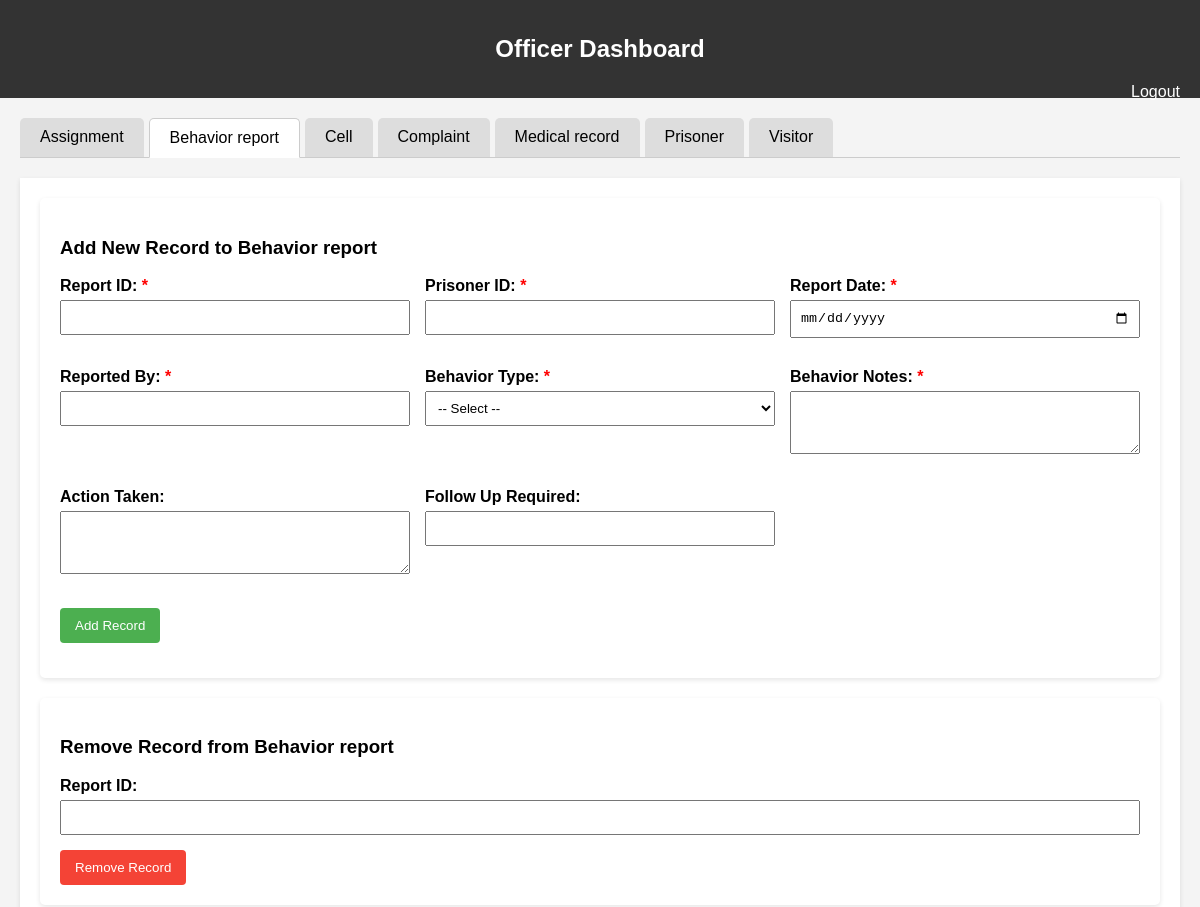
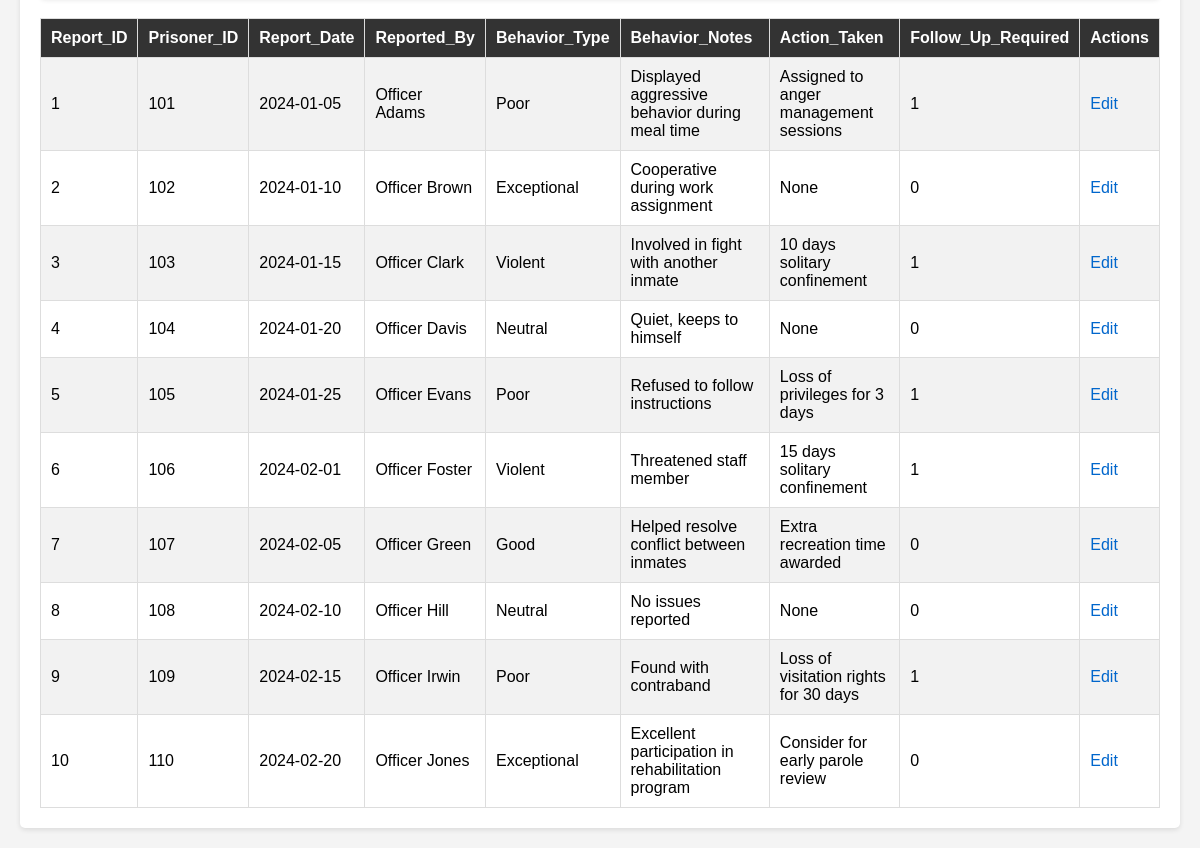
Screenshot of /officer.php?table=behavior_report (signed in) with the database file from the repository (2 pictures, top to bottom).
### tables this page shows
CREATE TABLE `behavior_report` (
  `Report_ID` int(11) NOT NULL,
  `Prisoner_ID` int(11) NOT NULL,
  `Report_Date` date NOT NULL,
  `Reported_By` varchar(100) NOT NULL,
  `Behavior_Type` enum('Good','Neutral','Poor','Violent','Exceptional') NOT NULL,
  `Behavior_Notes` text NOT NULL,
  `Action_Taken` text DEFAULT NULL,
  `Follow_Up_Required` tinyint(1) DEFAULT 0
);

### officer.php (the view, shortened to what this page needs)
<?php
require 'db.php';
$tables = ['assignment', 'behavior_report', 'cell', 'complaint', 'medical_record', 'prisoner', 'visitor'];
$currentTable = $_GET['table'] ?? 'prisoner';
function getPrimaryKey($pdo, $table) {
    $stmt = $pdo->query("SHOW KEYS FROM $table WHERE Key_name = 'PRIMARY'");
    return $stmt->fetch(PDO::FETCH_ASSOC)['Column_name'] ?? 'id';
}
function getTableColumns($pdo, $table) {
    $stmt = $pdo->query("DESCRIBE `$table`");
    return $stmt->fetchAll(PDO::FETCH_ASSOC);
}
$editRecord = null;
?>
<!DOCTYPE html>
<html>
<head>
</head>
<body>
<div class="header">
    <h2>Officer Dashboard</h2>
    <a class="logout" href="logout.php">Logout</a>
</div>
<div class="container">
    <div class="tabs">
        <?php foreach ($tables as $table): ?>
            <div class="tab <?= $currentTable === $table ? 'active' : '' ?>"
                 onclick="window.location.href='officer.php?table=<?= $table ?>'">
                <?= ucfirst(str_replace('_', ' ', $table)) ?>
            </div>
        <?php endforeach; ?>
    </div>
    <div class="tab-content active">
        <div class="form-section">
            <h3><?= isset($editRecord) ? 'Edit' : 'Add New' ?> Record to <?= ucfirst(str_replace('_', ' ', $currentTable)) ?></h3>
            <form method="post" class="add-form">
                <?php
                $primaryKey = getPrimaryKey($pdo, $currentTable);
                $columns = getTableColumns($pdo, $currentTable);
                foreach ($columns as $column):
                    $required = $column['Null'] === 'NO' && $column['Default'] === null &&
                               strpos($column['Extra'], 'auto_increment') === false;
                    $value = isset($editRecord) ? $editRecord[$column['Field']] : '';
                    if ($currentTable === 'prisoner'):
                ?>
                    <div class="form-group">
                        <?php if ($column['Field'] === 'Gender'): ?>
                            <label>Gender: <span style="color:red">*</span></label>
                            <select name="Gender" required>
                                <option value="">-- Select --</option>
                                <option value="Male" <?= $value === 'Male' ? 'selected' : '' ?>>Male</option>
                                <option value="Female" <?= $value === 'Female' ? 'selected' : '' ?>>Female</option>
                            </select>
                        <?php elseif ($column['Field'] === 'Age'): ?>
                            <label>Age: <span style="color:red">*</span></label>
                            <input type="number" name="Age" min="18" max="100" value="<?= $value ?>" required>
                            <span class="unit-label">(years)</span>
                        <?php elseif ($column['Field'] === 'Weight_kg'): ?>
                            <label>Weight: <?= $required ? '<span style="color:red">*</span>' : '' ?></label>
                            <input type="number" step="0.1" name="Weight_kg" min="30" max="300" value="<?= $value ?>" <?= $required ? 'required' : '' ?>>
                            <span class="unit-label">(kg)</span>
                        <?php elseif ($column['Field'] === 'Height_cm'): ?>
                            <label>Height: <?= $required ? '<span style="color:red">*</span>' : '' ?></label>
                            <input type="number" step="0.1" name="Height_cm" min="100" max="250" value="<?= $value ?>" <?= $required ? 'required' : '' ?>>
                            <span class="unit-label">(cm)</span>
                        <?php elseif ($column['Field'] === 'Sentence_Duration'): ?>
                            <label>Sentence Duration: <span style="color:red">*</span></label>
                            <input type="number" step="0.1" name="Sentence_Duration" min="0.1" max="100" value="<?= $value ?>" required>
                            <span class="unit-label">(years)</span>
                        <?php elseif ($column['Field'] === 'Cell_ID'): ?>
                            <label>Cell ID: <span style="color:red">*</span></label>
                            <select name="Cell_ID" required>
                                <option value="">-- Select Cell --</option>
                                <?php
                                $cells = $pdo->query("SELECT Cell_ID FROM cell")->fetchAll(PDO::FETCH_COLUMN);
                                foreach ($cells as $cell_id):
                                ?>
                                    <option value="<?= $cell_id ?>" <?= $value == $cell_id ? 'selected' : '' ?>><?= $cell_id ?></option>
                                <?php endforeach; ?>
                            </select>
                        <?php else: ?>
                            <label><?= ucfirst(str_replace('_', ' ', $column['Field'])) ?>:
                                <?php if ($required): ?><span style="color:red">*</span><?php endif; ?>
                            </label>
                            <?php if (strpos($column['Type'], 'enum') !== false):
                                $options = explode("','", substr($column['Type'], 6, -2)); ?>
                                <select name="<?= $column['Field'] ?>" <?= $required ? 'required' : '' ?>>
                                    <option value="">-- Select --</option>
                                    <?php foreach ($options as $option): ?>
                                        <option value="<?= $option ?>" <?= $value === $option ? 'selected' : '' ?>><?= $option ?></option>
                                    <?php endforeach; ?>
                                </select>
                            <?php elseif (strpos($column['Type'], 'int') !== false): ?>
                                <input type="number" name="<?= $column['Field'] ?>" value="<?= $value ?>" <?= $required ? 'required' : '' ?>>
                            <?php elseif (strpos($column['Type'], 'float') !== false ||
                                         strpos($column['Type'], 'decimal') !== false): ?>
                                <input type="number" step="0.01" name="<?= $column['Field'] ?>" value="<?= $value ?>" <?= $required ? 'required' : '' ?>>
                            <?php elseif (strpos($column['Type'], 'date') !== false): ?>
                                <input type="date" name="<?= $column['Field'] ?>" value="<?= $value ?>" <?= $required ? 'required' : '' ?>>
                            <?php elseif (strpos($column['Type'], 'time') !== false): ?>
                                <input type="time" name="<?= $column['Field'] ?>" value="<?= $value ?>" <?= $required ? 'required' : '' ?>>
                            <?php elseif (strpos($column['Type'], 'text') !== false): ?>
                                <textarea name="<?= $column['Field'] ?>" rows="3" <?= $required ? 'required' : '' ?>><?= $value ?></textarea>
                            <?php else: ?>
                                <input type="text" name="<?= $column['Field'] ?>" value="<?= $value ?>" <?= $required ? 'required' : '' ?>>
                            <?php endif; ?>
                        <?php endif; ?>
                    </div>
                <?php else: ?>
                    <div class="form-group">
                        <label><?= ucfirst(str_replace('_', ' ', $column['Field'])) ?>:
                            <?php if ($required): ?><span style="color:red">*</span><?php endif; ?>
                        </label>
                        <?php if (strpos($column['Type'], 'enum') !== false):
                            $options = explode("','", substr($column['Type'], 6, -2)); ?>
                            <select name="<?= $column['Field'] ?>" <?= $required ? 'required' : '' ?>>
                                <option value="">-- Select --</option>
                            </select>
                        <?php elseif (strpos($column['Type'], 'int') !== false): ?>
                            <input type="number" name="<?= $column['Field'] ?>" value="<?= $value ?>" <?= $required ? 'required' : '' ?>>
                        <?php elseif (strpos($column['Type'], 'float') !== false ||
                                     strpos($column['Type'], 'decimal') !== false): ?>
                            <input type="number" step="0.01" name="<?= $column['Field'] ?>" value="<?= $value ?>" <?= $required ? 'required' : '' ?>>
                        <?php elseif (strpos($column['Type'], 'date') !== false): ?>
                            <input type="date" name="<?= $column['Field'] ?>" value="<?= $value ?>" <?= $required ? 'required' : '' ?>>
                        <?php elseif (strpos($column['Type'], 'time') !== false): ?>
                            <input type="time" name="<?= $column['Field'] ?>" value="<?= $value ?>" <?= $required ? 'required' : '' ?>>
                        <?php elseif (strpos($column['Type'], 'text') !== false): ?>
                            <textarea name="<?= $column['Field'] ?>" rows="3" <?= $required ? 'required' : '' ?>><?= $value ?></textarea>
                        <?php else: ?>
                            <input type="text" name="<?= $column['Field'] ?>" value="<?= $value ?>" <?= $required ? 'required' : '' ?>>
                        <?php endif; ?>
                    </div>
                <?php endif; ?>
                <?php endforeach; ?>
                <div class="form-group" style="grid-column: 1 / -1;">
                    <?php if (isset($editRecord)): ?>
                        <button type="submit" name="edit_record" class="btn btn-info">Update Record</button>
                        <a href="officer.php?table=<?= $currentTable ?>" class="btn">Cancel</a>
                    <?php else: ?>
                        <button type="submit" name="add_record" class="btn">Add Record</button>
                    <?php endif; ?>
                </div>
            </form>
        </div>
        <div class="form-section">
            <h3>Remove Record from <?= ucfirst(str_replace('_', ' ', $currentTable)) ?></h3>
            <form method="post">
                <div class="form-group">
                    <label><?= ucfirst(str_replace('_', ' ', $primaryKey)) ?>:</label>
                    <input type="text" name="record_id" required>
                </div>
                <button type="submit" name="remove_record" class="btn btn-danger">Remove Record</button>
            </form>
        </div>
        <?php
        $stmt = $pdo->query("SELECT * FROM `$currentTable`");
        $rows = $stmt->fetchAll(PDO::FETCH_ASSOC);
        if (!$rows) {
            echo "<p>No data found in $currentTable table.</p>";
        } else {
            $columnsToDisplay = array_keys($rows[0]);
            echo "<table><tr>";
            foreach ($columnsToDisplay as $colName) {
                echo "<th>" . htmlspecialchars($colName) . "</th>";
            }
            echo "<th>Actions</th></tr>";
            foreach ($rows as $row) {
                echo "<tr>";
                foreach ($row as $col => $val) {
                    if (in_array($col, $columnsToDisplay)) {
                        echo "<td>" . htmlspecialchars($val) . "</td>";
                    }
                }
                echo "<td>
                        <a href='officer.php?table=$currentTable&edit=" . $row[getPrimaryKey($pdo, $currentTable)] . "' class='action-link'>Edit</a>
                      </td>";
                echo "</tr>";
            }
            echo "</table>";
        }
        ?>
    </div>
</div>
</body>
</html>

### officer.php (style rules this page uses)
body { font-family: Arial, sans-serif; margin: 0; padding: 0; background: #f4f4f4; }
.header { background: #333; color: white; padding: 15px 20px; text-align: center; }
.logout { color: white; text-decoration: none; float: right; }
.container { padding: 20px; }
.tabs { display: flex; margin-bottom: 20px; border-bottom: 1px solid #ccc; }
.tab { padding: 10px 20px; background: #ddd; margin-right: 5px; cursor: pointer; border-radius: 5px 5px 0 0; }
.tab.active { background: #fff; border: 1px solid #ccc; border-bottom: 1px solid #fff; margin-bottom: -1px; }
.tab-content { display: none; background: white; padding: 20px; border-radius: 0 0 5px 5px; box-shadow: 0 2px 5px rgba(0,0,0,0.1); }
.tab-content.active { display: block; }
table { width: 100%; border-collapse: collapse; margin-top: 20px; }
table, th, td { border: 1px solid #ddd; }
th, td { padding: 10px; text-align: left; }
th { background-color: #333; color: white; }
tr:nth-child(even) { background-color: #f2f2f2; }
.action-link { color: #0066cc; text-decoration: none; margin-right: 10px; }
.form-section { background: white; padding: 20px; margin-bottom: 20px; border-radius: 5px; box-shadow: 0 2px 5px rgba(0,0,0,0.1); }
.form-group { margin-bottom: 15px; }
.form-group label { display: block; margin-bottom: 5px; font-weight: bold; }
.form-group input, .form-group select, .form-group textarea { width: 100%; padding: 8px; box-sizing: border-box; }
.btn { background: #4CAF50; color: white; border: none; padding: 10px 15px; cursor: pointer; border-radius: 4px; }
.btn-danger { background: #f44336; }
.add-form { display: grid; grid-template-columns: repeat(auto-fill, minmax(300px, 1fr)); gap: 15px; }

### rows the page displays
behavior_report: Report_ID "1", Prisoner_ID "101", Report_Date "2024-01-05", Reported_By "Officer Adams", Behavior_Type "Poor", Behavior_Notes "Displayed aggressive behavior during meal time", Action_Taken "Assigned to anger management sessions", Follow_Up_Required "1"
behavior_report: Report_ID "2", Prisoner_ID "102", Report_Date "2024-01-10", Reported_By "Officer Brown", Behavior_Type "Exceptional", Behavior_Notes "Cooperative during work assignment", Action_Taken "None", Follow_Up_Required "0"
behavior_report: Report_ID "3", Prisoner_ID "103", Report_Date "2024-01-15", Reported_By "Officer Clark", Behavior_Type "Violent", Behavior_Notes "Involved in fight with another inmate", Action_Taken "10 days solitary confinement", Follow_Up_Required "1"
behavior_report: Report_ID "4", Prisoner_ID "104", Report_Date "2024-01-20", Reported_By "Officer Davis", Behavior_Type "Neutral", Behavior_Notes "Quiet, keeps to himself", Action_Taken "None", Follow_Up_Required "0"
behavior_report: Report_ID "5", Prisoner_ID "105", Report_Date "2024-01-25", Reported_By "Officer Evans", Behavior_Type "Poor", Behavior_Notes "Refused to follow instructions", Action_Taken "Loss of privileges for 3 days", Follow_Up_Required "1"
behavior_report: Report_ID "6", Prisoner_ID "106", Report_Date "2024-02-01", Reported_By "Officer Foster", Behavior_Type "Violent", Behavior_Notes "Threatened staff member", Action_Taken "15 days solitary confinement", Follow_Up_Required "1"
behavior_report: Report_ID "7", Prisoner_ID "107", Report_Date "2024-02-05", Reported_By "Officer Green", Behavior_Type "Good", Behavior_Notes "Helped resolve conflict between inmates", Action_Taken "Extra recreation time awarded", Follow_Up_Required "0"
behavior_report: Report_ID "8", Prisoner_ID "108", Report_Date "2024-02-10", Reported_By "Officer Hill", Behavior_Type "Neutral", Behavior_Notes "No issues reported", Action_Taken "None", Follow_Up_Required "0"
behavior_report: Report_ID "9", Prisoner_ID "109", Report_Date "2024-02-15", Reported_By "Officer Irwin", Behavior_Type "Poor", Behavior_Notes "Found with contraband", Action_Taken "Loss of visitation rights for 30 days", Follow_Up_Required "1"
behavior_report: Report_ID "10", Prisoner_ID "110", Report_Date "2024-02-20", Reported_By "Officer Jones", Behavior_Type "Exceptional", Behavior_Notes "Excellent participation in rehabilitation program", Action_Taken "Consider for early parole review", Follow_Up_Required "0"

### other values shown
str_replace('_', ' ', $table) "Assignment"
str_replace('_', ' ', $table) "Behavior report"
str_replace('_', ' ', $table) "Cell"
str_replace('_', ' ', $table) "Complaint"
str_replace('_', ' ', $table) "Medical record"
str_replace('_', ' ', $table) "Prisoner"
str_replace('_', ' ', $table) "Visitor"
str_replace('_', ' ', $currentTable) "Behavior report"
str_replace('_', ' ', $column['Field']) "Report ID"
str_replace('_', ' ', $column['Field']) "Prisoner ID"
str_replace('_', ' ', $column['Field']) "Report Date"
str_replace('_', ' ', $column['Field']) "Reported By"
str_replace('_', ' ', $column['Field']) "Behavior Type"
str_replace('_', ' ', $column['Field']) "Behavior Notes"
str_replace('_', ' ', $column['Field']) "Action Taken"
